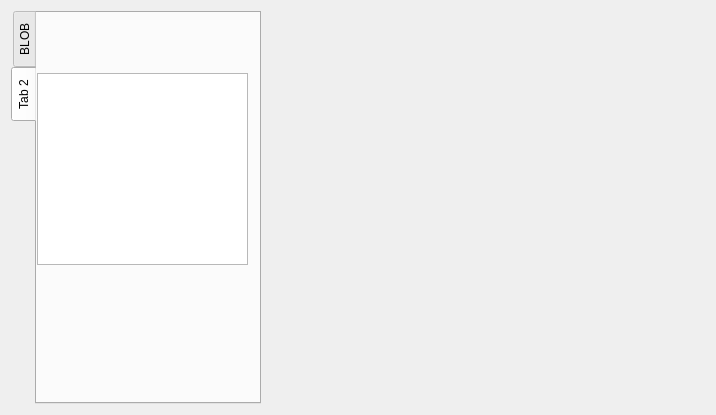
<?xml version="1.0" encoding="UTF-8"?>
<ui version="4.0">
 <class>BlobForm</class>
 <widget class="QWidget" name="BlobForm">
  <property name="geometry">
   <rect>
    <x>0</x>
    <y>0</y>
    <width>716</width>
    <height>415</height>
   </rect>
  </property>
  <property name="windowTitle">
   <string>BLOB</string>
  </property>
  <layout class="QHBoxLayout" name="horizontalLayout">
   <item>
    <widget class="QTabWidget" name="tabWidgetBlob">
     <property name="sizePolicy">
      <sizepolicy hsizetype="Minimum" vsizetype="Expanding">
       <horstretch>0</horstretch>
       <verstretch>0</verstretch>
      </sizepolicy>
     </property>
     <property name="minimumSize">
      <size>
       <width>250</width>
       <height>0</height>
      </size>
     </property>
     <property name="tabPosition">
      <enum>QTabWidget::West</enum>
     </property>
     <property name="currentIndex">
      <number>1</number>
     </property>
     <property name="documentMode">
      <bool>false</bool>
     </property>
     <property name="tabsClosable">
      <bool>false</bool>
     </property>
     <widget class="QWidget" name="tabBlob">
      <property name="sizePolicy">
       <sizepolicy hsizetype="Minimum" vsizetype="Expanding">
        <horstretch>0</horstretch>
        <verstretch>0</verstretch>
       </sizepolicy>
      </property>
      <attribute name="title">
       <string>BLOB</string>
      </attribute>
      <widget class="QGroupBox" name="groupBoxBlob">
       <property name="geometry">
        <rect>
         <x>20</x>
         <y>20</y>
         <width>177</width>
         <height>231</height>
        </rect>
       </property>
       <property name="sizePolicy">
        <sizepolicy hsizetype="Expanding" vsizetype="Expanding">
         <horstretch>0</horstretch>
         <verstretch>1</verstretch>
        </sizepolicy>
       </property>
       <property name="title">
        <string>BLOB Properties</string>
       </property>
       <property name="checkable">
        <bool>false</bool>
       </property>
       <layout class="QFormLayout" name="formLayoutBlob">
        <property name="labelAlignment">
         <set>Qt::AlignLeading|Qt::AlignLeft|Qt::AlignVCenter</set>
        </property>
        <property name="formAlignment">
         <set>Qt::AlignLeading|Qt::AlignLeft|Qt::AlignTop</set>
        </property>
        <property name="horizontalSpacing">
         <number>2</number>
        </property>
        <property name="verticalSpacing">
         <number>6</number>
        </property>
        <property name="leftMargin">
         <number>2</number>
        </property>
        <property name="rightMargin">
         <number>2</number>
        </property>
        <item row="0" column="0">
         <widget class="QLabel" name="labelType">
          <property name="text">
           <string>Type: </string>
          </property>
         </widget>
        </item>
        <item row="0" column="1">
         <widget class="QLabel" name="labelTypeValue">
          <property name="font">
           <font>
            <weight>75</weight>
            <bold>true</bold>
           </font>
          </property>
          <property name="text">
           <string>TextLabel</string>
          </property>
         </widget>
        </item>
        <item row="1" column="0" colspan="2">
         <widget class="QCheckBox" name="checkBoxCompressed">
          <property name="sizePolicy">
           <sizepolicy hsizetype="Minimum" vsizetype="Fixed">
            <horstretch>0</horstretch>
            <verstretch>0</verstretch>
           </sizepolicy>
          </property>
          <property name="text">
           <string>Compressed</string>
          </property>
          <property name="checkable">
           <bool>true</bool>
          </property>
         </widget>
        </item>
        <item row="3" column="0">
         <widget class="QLabel" name="labelSize">
          <property name="text">
           <string>Size:</string>
          </property>
         </widget>
        </item>
        <item row="5" column="0">
         <widget class="QLabel" name="labelTimeStamp">
          <property name="text">
           <string>TimeStamp:</string>
          </property>
         </widget>
        </item>
        <item row="7" column="0">
         <spacer name="verticalSpacer">
          <property name="orientation">
           <enum>Qt::Vertical</enum>
          </property>
          <property name="sizeHint" stdset="0">
           <size>
            <width>0</width>
            <height>0</height>
           </size>
          </property>
         </spacer>
        </item>
        <item row="4" column="0" colspan="2">
         <widget class="QLabel" name="labelSizeValue">
          <property name="text">
           <string>TextLabel</string>
          </property>
          <property name="alignment">
           <set>Qt::AlignCenter</set>
          </property>
         </widget>
        </item>
        <item row="6" column="0" colspan="2">
         <widget class="QLabel" name="labelTimeStampValue">
          <property name="text">
           <string>TextLabel</string>
          </property>
          <property name="alignment">
           <set>Qt::AlignCenter</set>
          </property>
         </widget>
        </item>
        <item row="8" column="0">
         <widget class="QLabel" name="labelLen">
          <property name="text">
           <string>Length:</string>
          </property>
         </widget>
        </item>
        <item row="9" column="0" colspan="2">
         <widget class="QLabel" name="labelLenValue">
          <property name="text">
           <string>TextLabel</string>
          </property>
          <property name="alignment">
           <set>Qt::AlignCenter</set>
          </property>
         </widget>
        </item>
       </layout>
      </widget>
     </widget>
     <widget class="QWidget" name="tab_2">
      <property name="sizePolicy">
       <sizepolicy hsizetype="Expanding" vsizetype="Expanding">
        <horstretch>0</horstretch>
        <verstretch>0</verstretch>
       </sizepolicy>
      </property>
      <attribute name="title">
       <string>Tab 2</string>
      </attribute>
      <widget class="QTableWidget" name="tableWidget">
       <property name="geometry">
        <rect>
         <x>0</x>
         <y>60</y>
         <width>211</width>
         <height>192</height>
        </rect>
       </property>
       <property name="editTriggers">
        <set>QAbstractItemView::NoEditTriggers</set>
       </property>
      </widget>
     </widget>
    </widget>
   </item>
   <item>
    <widget class="QWidget" name="widgetViewer" native="true">
     <property name="sizePolicy">
      <sizepolicy hsizetype="Expanding" vsizetype="MinimumExpanding">
       <horstretch>1</horstretch>
       <verstretch>1</verstretch>
      </sizepolicy>
     </property>
    </widget>
   </item>
  </layout>
 </widget>
 <resources/>
 <connections/>
</ui>
